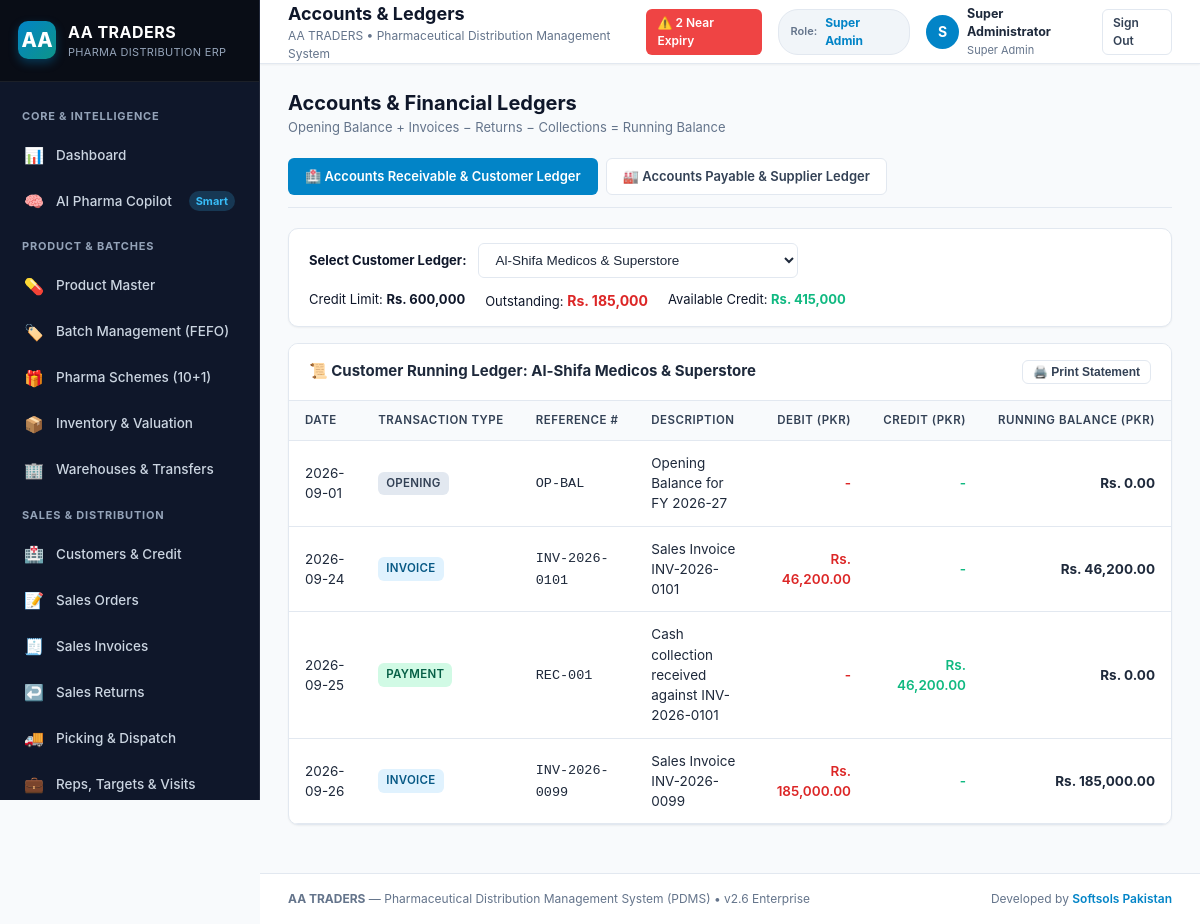
The app's page /accounts.php (signed in) with its own data.
### tables this page shows
CREATE TABLE company_settings (
    id INTEGER PRIMARY KEY AUTOINCREMENT,
    name TEXT NOT NULL,
    trade_name TEXT,
    ntn TEXT,
    strn TEXT,
    drug_license_no TEXT,
    address TEXT,
    city TEXT,
    country TEXT DEFAULT 'Pakistan',
    phone TEXT,
    email TEXT,
    website TEXT,
    bank_name TEXT,
    bank_account_title TEXT,
    bank_account_no TEXT,
    iban TEXT,
    invoice_footer_note TEXT,
    currency_symbol TEXT DEFAULT 'Rs.',
    currency_code TEXT DEFAULT 'PKR',
    updated_at DATETIME DEFAULT CURRENT_TIMESTAMP
);

CREATE TABLE customers (
    id INTEGER PRIMARY KEY AUTOINCREMENT,
    code TEXT UNIQUE NOT NULL,
    business_name TEXT NOT NULL,
    owner_name TEXT,
    customer_type TEXT DEFAULT 'pharmacy', -- pharmacy, medical_store, hospital, clinic, institution, wholesaler
    phone TEXT,
    email TEXT,
    address TEXT,
    city TEXT,
    territory_id INTEGER,
    area_id INTEGER,
    sales_rep_id INTEGER,
    ntn TEXT,
    strn TEXT,
    drug_license TEXT,
    credit_limit REAL DEFAULT 100000.0,
    credit_days INTEGER DEFAULT 30,
    opening_balance REAL DEFAULT 0.0,
    current_balance REAL DEFAULT 0.0,
    is_blocked INTEGER DEFAULT 0,
    block_reason TEXT,
    is_active INTEGER DEFAULT 1,
    created_at DATETIME DEFAULT CURRENT_TIMESTAMP,
    FOREIGN KEY (territory_id) REFERENCES territories(id),
    FOREIGN KEY (area_id) REFERENCES areas(id),
    FOREIGN KEY (sales_rep_id) REFERENCES sales_representatives(id)
);

CREATE TABLE customer_ledgers (
    id INTEGER PRIMARY KEY AUTOINCREMENT,
    customer_id INTEGER NOT NULL,
    transaction_date DATE NOT NULL,
    transaction_type TEXT NOT NULL, -- opening, invoice, payment, return, debit_note, credit_note
    reference_no TEXT,
    debit REAL DEFAULT 0.0,
    credit REAL DEFAULT 0.0,
    balance REAL DEFAULT 0.0,
    description TEXT,
    created_at DATETIME DEFAULT CURRENT_TIMESTAMP,
    FOREIGN KEY (customer_id) REFERENCES customers(id)
);

### includes/auth.php (called while the page is built, shortened)
<?php
class Auth {
    public static function check(): bool {
        return isset($_SESSION['user_id']);
    }
    public static function user(): ?array {
        return [
            'id' => $_SESSION['user_id'],
            'username' => $_SESSION['username'],
            'name' => $_SESSION['full_name'],
            'email' => $_SESSION['email'],
            'role' => $_SESSION['role'],
        ];
    }
}

### accounts.php (the view, shortened to what this page needs)
<?php
$pageTitle = 'Accounts & Ledgers';
require_once __DIR__ . '/includes/header.php';
$tab = $_GET['tab'] ?? 'receivable';
$customerId = isset($_GET['customer_id']) ? (int)$_GET['customer_id'] : 1;
$customerLedger = [];
$selectedCustomer = null;
if ($tab === 'receivable' || $tab === 'cust_ledger') {
    $selectedCustomer = $db->query("SELECT * FROM customers WHERE id = {$customerId}")->fetch();
    $customerLedger = $db->query("
        SELECT * FROM customer_ledgers
        WHERE customer_id = {$customerId}
        ORDER BY transaction_date ASC, id ASC
    ")->fetchAll();
}
$customersList = $db->query("SELECT id, business_name FROM customers ORDER BY business_name ASC")->fetchAll();
?>
<div style="display: flex; justify-content: space-between; align-items: center; margin-bottom: 20px;">
    <div>
        <h2 style="font-size: 20px; font-weight: 700; color: var(--slate-900);">Accounts &amp; Financial Ledgers</h2>
        <p style="font-size: 13px; color: var(--slate-500);">Opening Balance &plus; Invoices &minus; Returns &minus; Collections &equals; Running Balance</p>
    </div>
</div>
<div style="display: flex; gap: 8px; margin-bottom: 20px; border-bottom: 1px solid var(--border-color); padding-bottom: 12px;">
    <a href="accounts.php?tab=receivable" class="btn <?= $tab === 'receivable' ? 'btn-primary' : 'btn-secondary' ?>">
        🏥 Accounts Receivable &amp; Customer Ledger
    </a>
    <a href="accounts.php?tab=payable" class="btn <?= $tab === 'payable' ? 'btn-primary' : 'btn-secondary' ?>">
        🏭 Accounts Payable &amp; Supplier Ledger
    </a>
</div>
<?php if ($tab === 'receivable'): ?>
    <div class="card" style="margin-bottom: 16px;">
        <div class="card-body" style="padding: 14px 20px; display: flex; justify-content: space-between; align-items: center; flex-wrap: wrap; gap: 12px;">
            <div style="display: flex; align-items: center; gap: 12px;">
                <label style="font-weight: 700; font-size: 13px;">Select Customer Ledger:</label>
                <select onchange="window.location.href='accounts.php?tab=receivable&customer_id=' + this.value" class="form-select" style="width: 320px;">
                    <?php foreach ($customersList as $cl): ?>
                        <option value="<?= $cl['id'] ?>" <?= $cl['id'] === $customerId ? 'selected' : '' ?>>
                            <?= htmlspecialchars($cl['business_name']) ?>
                        </option>
                    <?php endforeach; ?>
                </select>
            </div>
            <?php if ($selectedCustomer): ?>
                <div style="display: flex; gap: 20px; font-size: 13px;">
                    <div>Credit Limit: <strong>Rs. <?= number_format($selectedCustomer['credit_limit']) ?></strong></div>
                    <div>Outstanding: <strong style="color: #dc2626; font-size: 14px;">Rs. <?= number_format($selectedCustomer['current_balance']) ?></strong></div>
                    <div>Available Credit: <strong style="color: #10b981;">Rs. <?= number_format(max(0, $selectedCustomer['credit_limit'] - $selectedCustomer['current_balance'])) ?></strong></div>
                </div>
            <?php endif; ?>
        </div>
    </div>
    <div class="card">
        <div class="card-header">
            <span class="card-title">📜 Customer Running Ledger: <?= htmlspecialchars($selectedCustomer['business_name'] ?? '') ?></span>
            <button onclick="window.print()" class="btn btn-secondary btn-sm no-print">🖨️ Print Statement</button>
        </div>
        <div class="card-body" style="padding: 0;">
            <div class="table-responsive">
                <table class="table">
                    <thead>
                        <tr>
                            <th>Date</th>
                            <th>Transaction Type</th>
                            <th>Reference #</th>
                            <th>Description</th>
                            <th style="text-align: right;">Debit (PKR)</th>
                            <th style="text-align: right;">Credit (PKR)</th>
                            <th style="text-align: right;">Running Balance (PKR)</th>
                        </tr>
                    </thead>
                    <tbody>
                        <?php if (empty($customerLedger)): ?>
                            <tr><td colspan="7" style="text-align: center; color: var(--slate-400); padding: 24px;">No ledger entries found for this customer.</td></tr>
                        <?php else: ?>
                            <?php
                            $runBal = 0.0;
                            foreach ($customerLedger as $entry):
                                $runBal += ($entry['debit'] - $entry['credit']);
                            ?>
                                <tr>
                                    <td><?= htmlspecialchars($entry['transaction_date']) ?></td>
                                    <td>
                                        <span class="badge <?= $entry['transaction_type'] === 'invoice' ? 'badge-primary' : ($entry['transaction_type'] === 'payment' ? 'badge-success' : 'badge-secondary') ?>">
                                            <?= strtoupper($entry['transaction_type']) ?>
                                        </span>
                                    </td>
                                    <td><code><?= htmlspecialchars($entry['reference_no']) ?></code></td>
                                    <td><?= htmlspecialchars($entry['description']) ?></td>
                                    <td style="text-align: right; color: #dc2626; font-weight: 600;">
                                        <?= $entry['debit'] > 0 ? 'Rs. ' . number_format($entry['debit'], 2) : '-' ?>
                                    </td>
                                    <td style="text-align: right; color: #10b981; font-weight: 600;">
                                        <?= $entry['credit'] > 0 ? 'Rs. ' . number_format($entry['credit'], 2) : '-' ?>
                                    </td>
                                    <td style="text-align: right; font-weight: 700; font-size: 13.5px;">
                                        Rs. <?= number_format($entry['balance'] > 0 ? $entry['balance'] : $runBal, 2) ?>
                                    </td>
                                </tr>
                            <?php endforeach; ?>
                        <?php endif; ?>
                    </tbody>
                </table>
            </div>
        </div>
    </div>
<?php endif; ?>
<?php require_once __DIR__ . '/includes/footer.php'; ?>

### includes/header.php (shortened to what this page needs)
<?php
require_once __DIR__ . '/auth.php';
$currentUser = Auth::user();
$db = Database::getConnection();
$nearExpiryCount = $db->query("
    SELECT COUNT(*) FROM product_batches
    WHERE status = 'active'
      AND quantity_available > 0
      AND julianday(expiry_date) - julianday('now') <= 90
")->fetchColumn();
$company = $db->query("SELECT * FROM company_settings LIMIT 1")->fetch();
$companyName = $company['name'] ?? 'AA TRADERS';
?>
<!DOCTYPE html>
<html lang="en">
<head>
    <link rel="stylesheet" href="assets/css/app.css">
</head>
<body>
<div class="app-container">
    <?php require_once __DIR__ . '/sidebar.php'; ?>
    <div class="main-content">
        <header class="topbar no-print">
            <div class="topbar-left">
                <div>
                    <h2 class="topbar-title"><?= htmlspecialchars($pageTitle ?? 'Overview') ?></h2>
                    <p class="topbar-subtitle"><?= htmlspecialchars($companyName) ?> &bull; Pharmaceutical Distribution Management System</p>
                </div>
            </div>
            <div class="topbar-right">
                <?php if ($nearExpiryCount > 0): ?>
                    <a href="expiry.php" class="btn btn-sm btn-danger" title="<?= $nearExpiryCount ?> Batches Near Expiry (< 90 Days)">
                        ⚠️ <?= $nearExpiryCount ?> Near Expiry
                    </a>
                <?php endif; ?>
                <div class="role-pill">
                    <span style="font-size: 11px; color: var(--slate-500);">Role:</span>
                    <span style="font-weight: 700; color: #0284c7; font-size: 12px;"><?= htmlspecialchars(ucwords(str_replace('_', ' ', $currentUser['role'] ?? 'User'))) ?></span>
                </div>
                <div style="display: flex; align-items: center; gap: 8px;">
                    <div style="width: 34px; height: 34px; border-radius: 50%; background: #0284c7; color: #fff; display: flex; align-items: center; justify-content: center; font-weight: 700;">
                        <?= strtoupper(substr($currentUser['name'] ?? 'U', 0, 1)) ?>
                    </div>
                    <div style="display: flex; flex-direction: column;">
                        <span style="font-size: 12.5px; font-weight: 700; color: #1e293b;"><?= htmlspecialchars($currentUser['name'] ?? 'User') ?></span>
                        <span style="font-size: 11px; color: #64748b;"><?= htmlspecialchars(ucwords(str_replace('_', ' ', $currentUser['role'] ?? ''))) ?></span>
                    </div>
                </div>
                <a href="logout.php" class="btn btn-secondary btn-sm" title="Sign Out">Sign Out</a>
            </div>
        </header>
        <main class="page-body">

### assets/css/app.css (style rules this page uses)
:root { --primary: #0284c7; --primary-hover: #0369a1; --primary-light: #e0f2fe; --primary-dark: #075985; --secondary: #0d9488; --secondary-light: #ccfbf1; --success: #10b981; --success-light: #d1fae5; --warning: #f59e0b; --warning-light: #fef3c7; --danger: #ef4444; --danger-light: #fee2e2; --info: #3b82f6; --info-light: #dbeafe; --slate-50: #f8fafc; --slate-100: #f1f5f9; --slate-200: #e2e8f0; --slate-300: #cbd5e1; --slate-400: #94a3b8; --slate-500: #64748b; --slate-600: #475569; --slate-700: #334155; --slate-800: #1e293b; --slate-900: #0f172a; --bg-main: #f8fafc; --card-bg: #ffffff; --border-color: #e2e8f0; --text-primary: #0f172a; --text-secondary: #475569; --text-muted: #64748b; --radius-sm: 6px; --radius-md: 10px; --radius-lg: 14px; --shadow-sm: 0 1px 2px 0 rgb(0 0 0 / 0.05); --shadow-md: 0 4px 6px -1px rgb(0 0 0 / 0.08), 0 2px 4px -2px rgb(0 0 0 / 0.06); --shadow-lg: 0 10px 15px -3px rgb(0 0 0 / 0.08), 0 4px 6px -4px rgb(0 0 0 / 0.05); }
* { box-sizing: border-box; margin: 0; padding: 0; }
body { font-family: -apple-system, BlinkMacSystemFont, "Segoe UI", Roboto, "Helvetica Neue", Arial, sans-serif; background-color: var(--bg-main); color: var(--text-primary); line-height: 1.5; font-size: 14px; overflow-x: hidden; }
.app-container { display: flex; min-height: 100vh; }
.main-content { flex: 1; display: flex; flex-direction: column; min-width: 0; background: var(--bg-main); }
.topbar { height: 64px; background: #ffffff; border-bottom: 1px solid var(--border-color); display: flex; align-items: center; justify-content: space-between; padding: 0 28px; position: sticky; top: 0; z-index: 30; box-shadow: var(--shadow-sm); }
.topbar-left { display: flex; align-items: center; gap: 16px; }
.topbar-title { font-size: 18px; font-weight: 700; color: var(--slate-900); }
.topbar-subtitle { font-size: 12px; color: var(--slate-500); }
.topbar-right { display: flex; align-items: center; gap: 16px; }
.role-pill { background: var(--slate-100); padding: 4px 12px; border-radius: 20px; border: 1px solid var(--border-color); display: flex; align-items: center; gap: 8px; font-size: 12px; font-weight: 600; color: var(--slate-700); }
.page-body { padding: 24px 28px; flex: 1; }
.card { background: var(--card-bg); border: 1px solid var(--border-color); border-radius: var(--radius-md); box-shadow: var(--shadow-sm); margin-bottom: 24px; overflow: hidden; }
.card-header { padding: 16px 20px; border-bottom: 1px solid var(--border-color); display: flex; align-items: center; justify-content: space-between; background: #ffffff; }
.card-title { font-size: 15px; font-weight: 700; color: var(--slate-800); display: flex; align-items: center; gap: 8px; }
.card-body { padding: 20px; }
.table-responsive { overflow-x: auto; width: 100%; }
.table { width: 100%; border-collapse: collapse; font-size: 13.5px; text-align: left; }
.table th { background: var(--slate-50); padding: 11px 16px; font-weight: 600; color: var(--slate-700); border-bottom: 1px solid var(--border-color); text-transform: uppercase; font-size: 11.5px; letter-spacing: 0.5px; white-space: nowrap; }
.table td { padding: 12px 16px; border-bottom: 1px solid var(--border-color); color: var(--slate-800); vertical-align: middle; }
.badge { display: inline-flex; align-items: center; gap: 4px; padding: 3px 8px; border-radius: 6px; font-size: 11.5px; font-weight: 600; text-transform: uppercase; letter-spacing: 0.3px; }
.badge-success { background: var(--success-light); color: #065f46; }
.badge-primary { background: var(--primary-light); color: var(--primary-dark); }
.badge-secondary { background: var(--slate-200); color: var(--slate-700); }
.btn { display: inline-flex; align-items: center; justify-content: center; gap: 6px; padding: 8px 16px; border-radius: var(--radius-sm); font-size: 13px; font-weight: 600; cursor: pointer; border: 1px solid transparent; text-decoration: none; transition: all 0.15s ease; }
.btn-primary { background: var(--primary); color: #ffffff; }
.btn-secondary { background: #ffffff; color: var(--slate-700); border-color: var(--border-color); }
.btn-danger { background: var(--danger); color: #ffffff; }
.btn-sm { padding: 4px 10px; font-size: 12px; }
.form-control, .form-select { width: 100%; padding: 8px 12px; border: 1px solid var(--border-color); border-radius: var(--radius-sm); font-size: 13.5px; color: var(--slate-800); background: #ffffff; transition: border-color 0.15s ease, box-shadow 0.15s ease; }

### records on screen
company_settings: name "AA TRADERS"
customers: credit_limit "600,000", current_balance "185,000", max(0, $selectedCustomer['credit_limit'] - $selectedCustomer['current_balance']) "415,000", business_name "Al-Shifa Medicos & Superstore"
customer_ledgers: transaction_date "2026-09-01", transaction_type "OPENING", reference_no "OP-BAL", description "Opening Balance for FY 2026-27", balance "0.00"
customer_ledgers: transaction_date "2026-09-24", transaction_type "INVOICE", reference_no "INV-2026-0101", description "Sales Invoice INV-2026-0101", debit "46,200.00", balance "46,200.00"
customer_ledgers: transaction_date "2026-09-25", transaction_type "PAYMENT", reference_no "REC-001", description "Cash collection received against INV-2026-0101", credit "46,200.00", balance "0.00"
customer_ledgers: transaction_date "2026-09-26", transaction_type "INVOICE", reference_no "INV-2026-0099", description "Sales Invoice INV-2026-0099", debit "185,000.00", balance "185,000.00"

### other values on screen
$pageTitle "Accounts & Ledgers"
$nearExpiryCount "2"
str_replace('_', ' ', $currentUser['role'] ?? 'User') "Super Admin"
substr($currentUser['name'] ?? 'U', 0, 1) "S"
$currentUser['name'] "Super Administrator"
str_replace('_', ' ', $currentUser['role'] ?? '') "Super Admin"
form field value "Al-Shifa Medicos & Superstore"
